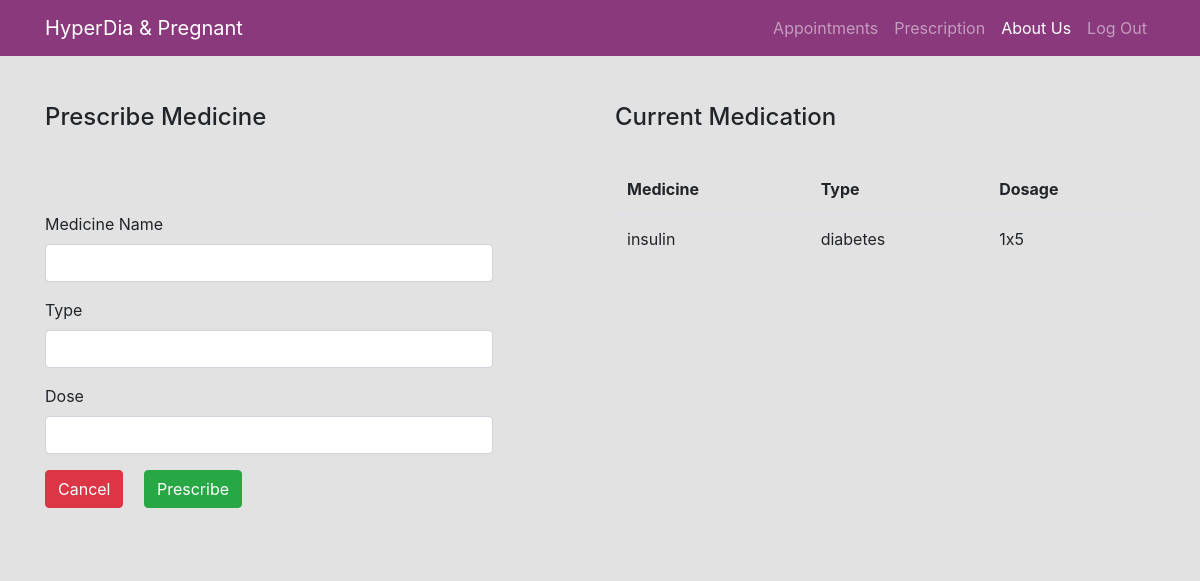
Page /doctors/prescribe_medicine.php?email=maryann.ruto@strathmore.edu on the committed database.
### tables this page shows
CREATE TABLE `medication` (
  `Medicine_ID` int(11) NOT NULL,
  `Medicine_Name` varchar(255) NOT NULL,
  `Medicine_Type` varchar(255) NOT NULL,
  `Description` varchar(255) NOT NULL,
  `Email` varchar(255) NOT NULL
);

### doctors/prescribe_medicine.php (the view, shortened to what this page needs)
<!DOCTYPE html>
<html lang="en">
<head>
    <link rel="stylesheet" href="https://cdn.jsdelivr.net/npm/bootstrap@4.5.3/dist/css/bootstrap.min.css">
    <link rel="stylesheet" href="fontawesome-free-5.15.1-web\css\all.css">
    <link rel="stylesheet" href="../styles/styles.css">
</head>
<body style="background-color: #e3e2e2;">
    <nav class="navbar fixed-top navbar-expand-lg navbar-dark bg-custom">
        <div class="container">
            <a class="navbar-brand" href="">HyperDia & Pregnant</a>
            <div class="collapse navbar-collapse" id="navbarTogglerDemo02">
                <ul class="navbar-nav ml-auto mt-2 mt-lg-0">
                    <li class="nav-item">
                        <a class="nav-link" href="patients/appointments.php">Appointments</a>
                    </li>
                    <li class="nav-item">
                        <a class="nav-link" href="patients/prescriptions.php">Prescription</a>
                    </li>
                    <li class="nav-item">
                        <a class="nav-link active" href="about.php">About Us</a>
                    </li>
                    <li class="nav-item">
                        <a class="nav-link" href="database/log_out.php">Log Out</a>
                    </li>
                </ul>
            </div>
        </div>
    </nav>
    <div class="body-section">
        <div class="container">
            <br>
            <br>
            <div class="row">
                <div class="col-12 col-sm-12 col-md-6">
                    <h4>Prescribe Medicine</h4>
                    <br>
                    <?php
                        include("../database/constants.php");
                        $email = $_GET['email'];
                    ?>
                    <br><br>
                    <form action="../database/schedule_appointment.php" method="post" style="width: 28rem;">
                        <div class="form-group">
                            <label for="medicine_name">Medicine Name</label>
                            <input type="text" name="medicine_name" id="medicine_name" class="form-control">
                        </div>
                        <div class="form-group">
                            <label for="medicine_type">Type</label>
                            <input type="text" name="medicine_type" id="medicine_type" class="form-control">
                        </div>
                        <div class="form-group">
                            <label for="dose">Dose</label>
                            <input type="text" name="dose" id="dose" class="form-control">
                        </div>
                        <div class="form-group">
                            <a href="patients.php" class="btn btn-danger mr-3">Cancel</a>
                            <input type="submit" value="Prescribe" class="btn btn-success">
                        </div>
                    </form>
                </div>
                <div class="col-12 col-sm-12 col-md-6">
                    <h4>Current Medication</h4>
                    <br>
                    <table class="table table-hover">
                        <thead>
                            <tr>
                                <th>Medicine</th>
                                <th>Type</th>
                                <th>Dosage</th>
                            </tr>
                        </thead>
                        <tbody>
                            <?php
                                $sql = "SELECT * FROM medication WHERE Email='$email'";
                                $result = $conn->query($sql);
                                while($row=$result->fetch_assoc()) {
                            ?>
                            <tr>
                                <td><?php echo $row['Medicine_Name']; ?></td>
                                <td><?php echo $row['Medicine_Type']; ?></td>
                                <td><?php echo $row['Description']; ?></td>
                            </tr>
                            <?php } ?>
                        </tbody>
                    </table>
                </div>
            </div>
        </div>
    </div>
</body>
</html>

### styles/styles.css (style rules this page uses)
body { background-color: rgba(121,28,106,1); }
.bg-custom { background-color: rgba(121,28,106,0.85); }
.body-section { background-color: #e3e2e2; padding-top: 55px; padding-bottom: 30px; }

### rows in the picture
medication: Medicine_Name "insulin", Medicine_Type "diabetes", Description "1x5"
